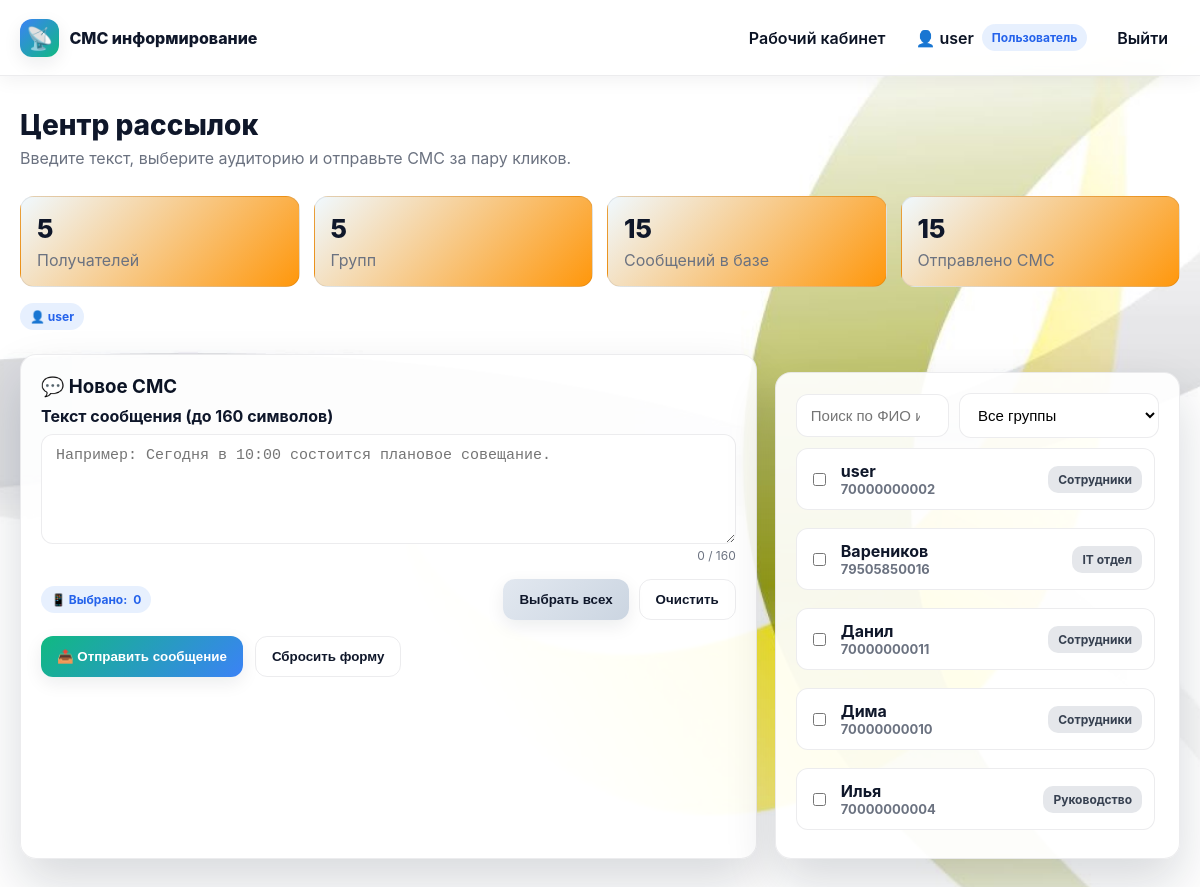
Before: /dashboard.php (signed in) with the older database file.
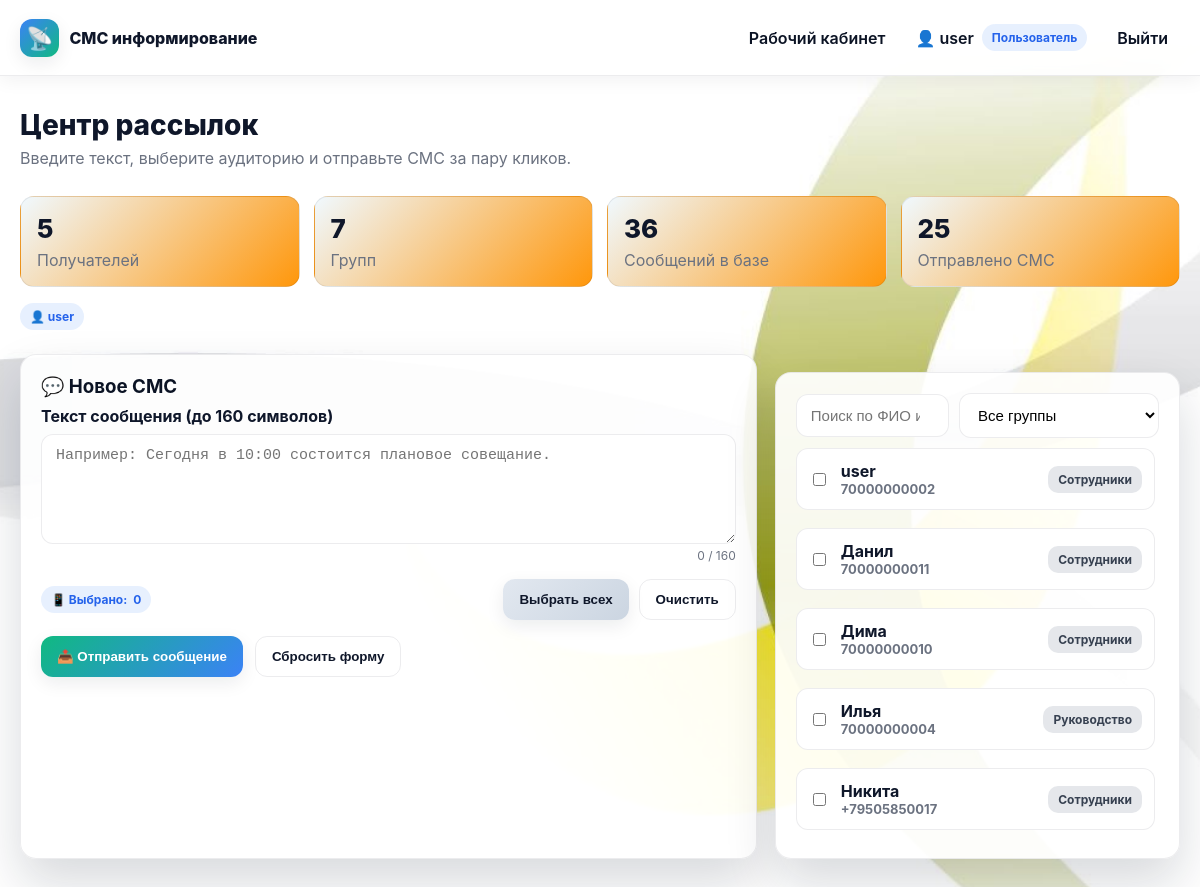
After: the same page with the newer database file.
### tables this page shows
CREATE TABLE `recipients` (
  `RecipientID` int(11) NOT NULL,
  `PhoneNumber` varchar(15) NOT NULL,
  `FullName` varchar(100) NOT NULL,
  `GroupID` int(2) DEFAULT NULL
);

CREATE TABLE `groups` (
  `GroupID` int(11) NOT NULL,
  `GroupName` varchar(50) NOT NULL
);

### auth.php (called while the page is built, shortened)
<?php
function isLoggedIn() {
    return isset($_SESSION['logged_in']) && $_SESSION['logged_in'] === true;
}
function getCurrentUser() {
    return [
        'id' => $_SESSION['user_id'],
        'username' => $_SESSION['username'],
        'role' => $_SESSION['role']
    ];
}
?>

### dashboard.php (the view, shortened to what this page needs)
<?php
require_once 'auth.php';
$user = function_exists('getCurrentUser') ? getCurrentUser() : null;
$stats = [
    'recipients' => 0,
    'groups' => 0,
    'messages' => 0,
    'sent' => 0,
];
$recipients = [];
try {
    $conn = connectToDatabase();
    $stats['recipients'] = (int)($conn->query("SELECT COUNT(*) AS c FROM recipients")->fetch_assoc()['c'] ?? 0);
    $stats['groups'] = (int)($conn->query("SELECT COUNT(*) AS c FROM groups")->fetch_assoc()['c'] ?? 0);
    $stats['messages'] = (int)($conn->query("SELECT COUNT(*) AS c FROM messages")->fetch_assoc()['c'] ?? 0);
    $stats['sent'] = (int)($conn->query("SELECT COUNT(*) AS c FROM messagelogs")->fetch_assoc()['c'] ?? 0);
    $recRes = $conn->query("
        SELECT r.RecipientID, r.FullName, r.PhoneNumber, g.GroupName
        FROM recipients r
        LEFT JOIN groups g ON r.GroupID = g.GroupID
        ORDER BY r.FullName
    ");
    while ($row = $recRes->fetch_assoc()) {
        $recipients[] = $row;
    }
} catch (Exception $e) {
    $error = $e->getMessage();
}
?>
<!DOCTYPE html>
<html lang="ru">
<head>
    <link rel="stylesheet" href="styles.css">
</head>
<body class="app-shell">
<?php include 'navigation.php'; ?>
<div class="container">
    <div class="page-header">
        <h1 class="page-title">Центр рассылок</h1>
        <p class="page-subtitle">Введите текст, выберите аудиторию и отправьте СМС за пару кликов.</p>
    </div>
    <div class="stat-grid">
        <div class="stat-card">
            <div class="stat-value"><?php echo $stats['recipients']; ?></div>
            <div class="stat-label">Получателей</div>
        </div>
        <div class="stat-card">
            <div class="stat-value"><?php echo $stats['groups']; ?></div>
            <div class="stat-label">Групп</div>
        </div>
        <div class="stat-card">
            <div class="stat-value"><?php echo $stats['messages']; ?></div>
            <div class="stat-label">Сообщений в базе</div>
        </div>
        <div class="stat-card">
            <div class="stat-value"><?php echo $stats['sent']; ?></div>
            <div class="stat-label">Отправлено СМС</div>
        </div>
    </div>
    <div class="toolbar" style="margin: 16px 0 24px;">
        <div class="pill">👤 <?php echo htmlspecialchars($user['username'] ?? ''); ?></div>
    </div>
    <div class="page-grid">
        <div class="card surface">
            <h3 style="margin-top:0;">💬 Новое СМС</h3>
            <form id="smsComposer">
                <div class="form-group">
                    <label for="messageText">Текст сообщения (до 160 символов)</label>
                    <textarea id="messageText" name="messageText" maxlength="160" required placeholder="Например: Сегодня в 10:00 состоится плановое совещание." disabled></textarea>
                    <div class="char-counter" id="charCounter">0 / 160</div>
                </div>
                <div class="toolbar" style="margin-top: 12px;">
                    <div class="pill">📱 Выбрано: <span id="selectedCount">0</span></div>
                    <div class="actions">
                        <button type="button" class="btn btn-secondary" id="selectAllBtn">Выбрать всех</button>
                        <button type="button" class="btn btn-ghost" id="clearSelectionBtn">Очистить</button>
                    </div>
                </div>
                <div style="margin-top: 16px; display:flex; gap:12px; flex-wrap:wrap;">
                    <button type="submit" class="btn">📤 Отправить сообщение</button>
                    <button type="reset" class="btn btn-ghost">Сбросить форму</button>
                </div>
            </form>
        </div>
        <div class="card surface">
            <div class="toolbar" style="margin-bottom:10px;">
                <div style="flex:1;">
                    <input type="search" id="recipientSearch" placeholder="Поиск по ФИО или номеру">
                </div>
                <div style="width:200px;">
                    <select id="filterGroup">
                        <option value="">Все группы</option>
                    </select>
                </div>
            </div>
            <div class="recipient-list" id="recipientsList">
                <?php if (count($recipients) === 0): ?>
                    <p style="color:#6b7280;">Получатели отсутствуют. Добавьте их через phpMyAdmin или синхронизацию.</p>
                <?php else: ?>
                    <?php foreach ($recipients as $r): ?>
                        <label class="recipient-card"
                               data-name="<?php echo htmlspecialchars(mb_strtolower($r['FullName'])); ?>"
                               data-phone="<?php echo htmlspecialchars($r['PhoneNumber']); ?>"
                               data-group="<?php echo htmlspecialchars(mb_strtolower($r['GroupName'] ?? '')); ?>"
                               data-group-id="<?php echo htmlspecialchars($r['GroupID'] ?? ''); ?>">
                            <input type="checkbox" name="recipients[]" value="<?php echo $r['RecipientID']; ?>">
                            <div class="recipient-meta">
                                <div class="recipient-name"><?php echo htmlspecialchars($r['FullName']); ?></div>
                                <div class="recipient-phone"><?php echo htmlspecialchars($r['PhoneNumber']); ?></div>
                            </div>
                            <?php if (!empty($r['GroupName'])): ?>
                                <span class="badge badge-muted"><?php echo htmlspecialchars($r['GroupName']); ?></span>
                            <?php endif; ?>
                        </label>
                    <?php endforeach; ?>
                <?php endif; ?>
            </div>
        </div>
    </div>
</div>
</body>
</html>

### navigation.php (shortened to what this page needs)
<?php
$isLoggedIn = function_exists('isLoggedIn') ? isLoggedIn() : false;
$currentUser = $isLoggedIn && function_exists('getCurrentUser') ? getCurrentUser() : null;
$userRole = $currentUser['role'] ?? 'guest';
$username = $currentUser['username'] ?? '';
$currentPage = basename($_SERVER['PHP_SELF'], '.php');
$selectedCompanyName = '';
function isActive($page) {
    global $currentPage;
    return $currentPage === $page ? 'active' : '';
}
?>
<nav class="main-navigation">
    <div class="nav-container">
        <div class="nav-brand">
            <span class="brand-icon">📡</span>
            <span>СМС информирование<?php if ($selectedCompanyName): ?> — <?php echo $selectedCompanyName; ?><?php endif; ?></span>
        </div>
        <div class="nav-menu" id="navMenu">
            <ul class="nav-list">
                <?php if (!$isLoggedIn): ?>
                    <li class="nav-item">
                        <a href="login.php" class="nav-link <?php echo isActive('login'); ?>">Обратно</a>
                    </li>
                <?php else: ?>
                    <li class="nav-item">
                        <a href="user.php" class="nav-link <?php echo isActive('user'); ?>">Рабочий кабинет</a>
                    </li>
                    <li class="nav-item">
                        <span class="nav-link">
                            👤 <?php echo htmlspecialchars($username); ?>
                            <span class="pill"><?php echo $userRole === 'admin' ? 'Администратор' : 'Пользователь'; ?></span>
                        </span>
                    </li>
                    <li class="nav-item">
                        <a href="logout.php" class="nav-link">Выйти</a>
                    </li>
                <?php endif; ?>
            </ul>
        </div>
    </div>
</nav>

Changed rows visible on the page:
removed recipients: FullName "Вареников", PhoneNumber "79505850016", GroupID.GroupName "IT отдел"
added recipients: FullName "Никита", PhoneNumber "+79505850017", GroupID.GroupName "Сотрудники"
Other visible differences:
$stats['groups']: "5" → "7"
$stats['messages']: "15" → "36"
$stats['sent']: "15" → "25"
